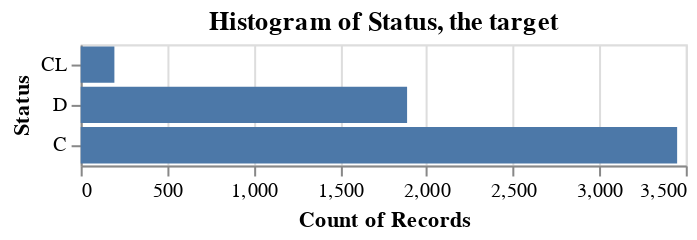

This figure's notebook cell:
### Code cell
alt.Chart(train_df).mark_bar().encode(
    y = alt.Y('Status').sort('x'),
    x = 'count()'
).properties(
    title = "Histogram of Status, the target"
)

### Figure 1 — Vega specification as saved in the notebook (floating-point values rounded to 4 significant figures)
{"$schema": "https://vega.github.io/schema/vega/v5.json", "data": [{"name": "source_0"}, {"name": "data_0", "values": [{"Status": "C", "__count": 3450}, {"Status": "CL", "__count": 195}, {"Status": "D", "__count": 1888}]}, {"name": "data_0_x_domain___count", "values": [{"min": 195, "max": 3450}]}, {"name": "source_0_y_domain_Status", "values": [{"Status": "C", "sort_field": 3450}, {"Status": "CL", "sort_field": 195}, {"Status": "D", "sort_field": 1888}]}], "signals": [{"name": "y_step", "value": 20}, {"name": "height", "update": "bandspace(domain('y').length, 0.1, 0.05) * y_step"}], "marks": [{"type": "rect", "name": "marks", "from": {"data": "data_0"}, "encode": {"update": {"x": {"field": "__count", "scale": "x"}, "ariaRoleDescription": {"value": "bar"}, "fill": {"value": "#4c78a8"}, "x2": {"value": 0, "scale": "x"}, "y": {"field": "Status", "scale": "y"}, "height": {"signal": "max(0.25, bandwidth('y'))"}, "description": {"signal": "\"Count of Records: \" + (format(datum[\"__count\"], \"\")) + \"; Status: \" + (isValid(datum[\"Status\"]) ? datum[\"Status\"] : \"\"+datum[\"Status\"])"}}}, "style": ["bar"]}], "scales": [{"name": "x", "type": "linear", "domain": [{"signal": "(data(\"data_0_x_domain___count\")[0] || {}).min"}, {"signal": "(data(\"data_0_x_domain___count\")[0] || {}).max"}], "range": [0, {"signal": "width"}], "nice": true, "zero": true}, {"name": "y", "type": "band", "domain": {"data": "source_0_y_domain_Status", "field": "Status", "sort": {"op": "max", "field": "sort_field"}}, "range": {"step": {"signal": "y_step"}}, "paddingInner": 0.1, "paddingOuter": 0.05}], "axes": [{"scale": "x", "ticks": false, "zindex": 0, "orient": "bottom", "grid": true, "tickCount": {"signal": "ceil(width/40)"}, "labels": false, "maxExtent": 0, "domain": false, "gridScale": "y", "aria": false, "minExtent": 0}, {"scale": "x", "labelOverlap": true, "tickCount": {"signal": "ceil(width/40)"}, "zindex": 0, "title": "Count of Records", "orient": "bottom", "labelFlush": true, "grid": false}, {"scale": "y", "zindex": 0, "orient": "left", "grid": false, "title": "Status"}], "title": {"text": "Histogram of Status, the target", "frame": "group"}, "padding": 5, "background": "white", "width": 300, "style": "cell"}
